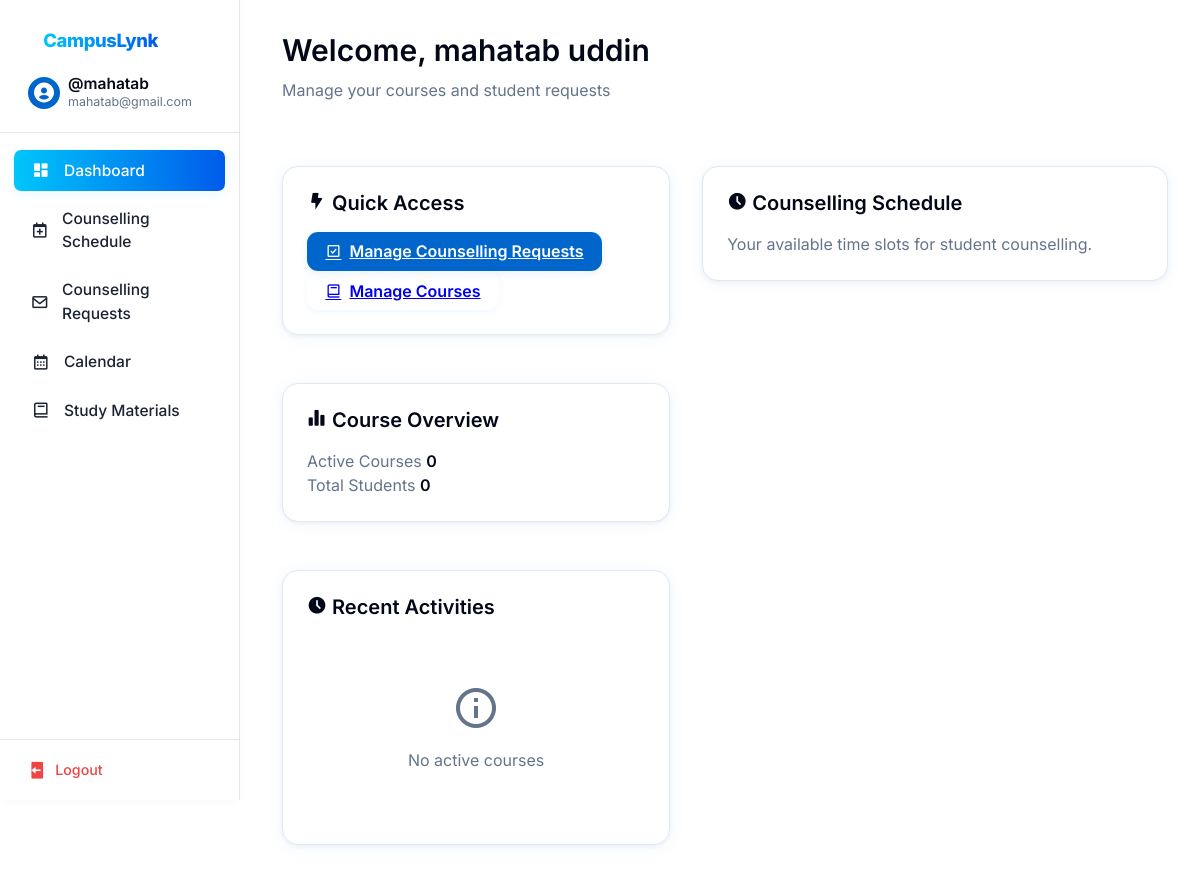
/faculty_dashboard.php (signed in), run on the app's committed database.
### tables this page shows
CREATE TABLE `users` (
  `id` int(11) NOT NULL,
  `username` varchar(255) NOT NULL,
  `email` varchar(255) NOT NULL,
  `password` varchar(255) NOT NULL,
  `role` enum('student','faculty','admin') NOT NULL,
  `name` varchar(255) NOT NULL
);

### faculty_dashboard.php (the view, shortened to what this page needs)
<?php
try {
    $database = new Database();
    $db = $database->getConnection();
    $query = $db->prepare("SELECT * FROM users WHERE email = ? AND role = 'faculty'");
    $query->execute([$_SESSION['useremail']]);
    $faculty = $query->fetch(PDO::FETCH_ASSOC);
    $courses_query = "SELECT * FROM course_schedules WHERE faculty_name = ?";
    $courses_stmt = $db->prepare($courses_query);
    $courses_stmt->execute([$faculty['name']]);
    $courses = $courses_stmt->fetchAll(PDO::FETCH_ASSOC);
    $students_query = "SELECT COUNT(DISTINCT section, course_code) as total FROM course_schedules WHERE faculty_name = ?";
    $students_stmt = $db->prepare($students_query);
    $students_stmt->execute([$faculty['name']]);
    $total_students = $students_stmt->fetch(PDO::FETCH_ASSOC)['total'];
} catch (PDOException $e) {
    header("Location: login.php?error=Database Error: " . urlencode($e->getMessage()));
    exit();
}
?>
<!DOCTYPE html>
<html lang="en">
<head>
    <link href='https://unpkg.com/boxicons@2.1.4/css/boxicons.min.css' rel='stylesheet'>
    <link rel="stylesheet" href="css/base.css">
    <link rel="stylesheet" href="css/layout.css">
    <link rel="stylesheet" href="css/components.css">
    <link rel="stylesheet" href="css/dashboard.css">
    <link rel="stylesheet" href="css/faculty.css">
</head>
<body class="dashboard-page">
    <div class="dashboard-container">
        <?php include 'sidebar.php'; ?>
        <main class="main-content">
            <section class="welcome-section">
                <h1>Welcome, <?php echo htmlspecialchars($faculty['name']); ?></h1>
                <p class="text-muted">Manage your courses and student requests</p>
            </section>
            <div class="dashboard-grid" style="display: grid; grid-template-columns: 1fr 1.2fr; gap: 2rem; align-items: start;">
                <div class="content-stack" style="display: flex; flex-direction: column; gap: 1.5rem;">
                    <div class="card">
                        <h2 class="text-xl font-semibold mb-4"><i class='bx bxs-bolt'></i> Quick Access</h2>
                        <div class="space-y-4">
                            <a href="faculty_counselling_requests.php" class="btn btn-primary w-full">
                                <i class='bx bx-check-square'></i> Manage Counselling Requests
                            </a>
                            <a href="manage_courses.php" class="btn btn-secondary w-full">
                                <i class='bx bx-book'></i> Manage Courses
                            </a>
                        </div>
                    </div>
                    <div class="card">
                        <h2 class="text-xl font-semibold mb-4"><i class='bx bxs-bar-chart-alt-2'></i> Course Overview</h2>
                        <div class="space-y-4">
                            <div class="flex justify-between items-center">
                                <span class="text-muted">Active Courses</span>
                                <span class="font-semibold"><?php echo count($courses); ?></span>
                            </div>
                            <div class="flex justify-between items-center">
                                <span class="text-muted">Total Students</span>
                                <span class="font-semibold"><?php echo $total_students; ?></span>
                            </div>
                        </div>
                    </div>
                    <div class="card">
                        <h2 class="text-xl font-semibold mb-4"><i class='bx bxs-time-five'></i> Recent Activities</h2>
                        <div class="space-y-4">
                            <?php if (!empty($courses)): ?>
                                <?php foreach (array_slice($courses, 0, 3) as $course): ?>
                                    <div class="flex items-center space-x-4">
                                        <div class="flex-1">
                                            <h3 class="font-semibold"><?php echo htmlspecialchars($course['name']); ?></h3>
                                            <p class="text-sm text-muted"><?php echo htmlspecialchars($course['code']); ?></p>
                                        </div>
                                    </div>
                                <?php endforeach; ?>
                            <?php else: ?>
                                <div class="empty-state">
                                    <i class='bx bx-info-circle'></i>
                                    <p class="text-muted">No active courses</p>
                                </div>
                            <?php endif; ?>
                        </div>
                    </div>
                </div>
                <div class="content-stack" style="display: flex; flex-direction: column; gap: 1.5rem;">
                    <div class="card">
                        <h2 class="text-xl font-semibold mb-4"><i class='bx bxs-time-five'></i> Counselling Schedule</h2>
                        <p class="text-muted mb-4">Your available time slots for student counselling.</p>
                    </div>
                </div>
            </div>
        </main>
    </div>
</body>
</html>

### sidebar.php (shortened to what this page needs)
<?php
try {
    $sidebar_database = new Database();
    $sidebar_db = $sidebar_database->getConnection();
    $sidebar_query = $sidebar_db->prepare("SELECT * FROM users WHERE email = ?");
    $sidebar_query->execute([$_SESSION['useremail']]);
    $sidebar_user = $sidebar_query->fetch(PDO::FETCH_ASSOC);
} catch (PDOException $e) {
    header("Location: login.php?error=Database Error: " . urlencode($e->getMessage()));
    exit();
}
$current_page = basename($_SERVER['PHP_SELF']);
$role = $sidebar_user['role'];
?>
<link href='https://unpkg.com/boxicons@2.1.4/css/boxicons.min.css' rel='stylesheet'>
<aside class="sidebar">
    <div class="sidebar-header">
        <div class="logo-and-title-div">
            <div class="sidebar-brand">
                <a href="index.php" class="navbar-brand sidebar-logo"><span>CampusLynk</span></a>
            </div>
        </div>
        <a href="<?php echo $role === 'faculty' ? 'faculty_dashboard.php' : ($role === 'admin' ? 'admin_dashboard.php' : 'profile.php'); ?>" class="user-info">
            <div class="user-avatar">
                <i class='bx bxs-user-circle'></i>
            </div>
            <div class="user-details">
                <h3 class="user-name"><?php echo '@' . htmlspecialchars($sidebar_user['username']); ?></h3>
                <p class="user-email"><?php echo htmlspecialchars($sidebar_user['email']); ?></p>
            </div>
        </a>
    </div>
    <div class="sidebar-content">
        <ul class="nav-links">
            <?php if ($role === 'admin'): ?>
                <li>
                    <a href="admin_dashboard.php" class="nav-link <?php echo $current_page === 'admin_dashboard.php' ? 'active' : ''; ?>">
                        <i class='bx bxs-dashboard'></i>
                        <span>Dashboard</span>
                    </a>
                </li>
                <li>
                    <a href="admin_dataimport.php" class="nav-link <?php echo $current_page === 'admin_dataimport.php' ? 'active' : ''; ?>">
                        <i class='bx bxs-file-import'></i>
                        <span>Upcoming Class Import</span>
                    </a>
                </li>
                <li>
                    <a href="admin_exam_import.php" class="nav-link <?php echo $current_page === 'admin_exam_import.php' ? 'active' : ''; ?>">
                        <i class='bx bxs-calendar-event'></i>
                        <span>Exam Schedule Importer</span>
                    </a>
                </li>
                <li>
                    <a href="admin_class_schedule.php" class="nav-link <?php echo $current_page === 'admin_class_schedule.php' ? 'active' : ''; ?>">
                        <i class='bx bx-calendar'></i>
                        <span>Ongoing Class Schedule</span>
                    </a>
                </li>
                <li>
                    <a href="admin_users.php" class="nav-link <?php echo $current_page === 'admin_users.php' ? 'active' : ''; ?>">
                        <i class='bx bxs-user-detail'></i>
                        <span>User Management</span>
                    </a>
                </li>
                <li>
                    <a href="admin_event_management.php" class="nav-link <?php echo $current_page === 'admin_event_management.php' ? 'active' : ''; ?>">
                        <i class='bx bx-calendar-plus'></i>
                        <span>Event Management</span>
                    </a>
                </li>
                <li>
                    <a href="admin_review_materials.php" class="nav-link <?php echo $current_page === 'admin_review_materials.php' ? 'active' : ''; ?>">
                        <i class='bx bx-task'></i>
                        <span>Review Materials</span>
                    </a>
                </li>
                <li>
                    <a href="admin_settings.php" class="nav-link <?php echo $current_page === 'admin_settings.php' ? 'active' : ''; ?>">
                        <i class='bx bxs-cog'></i>
                        <span>Settings</span>
                    </a>
                </li>
            <?php elseif ($role === 'faculty'): ?>
                <li>
                    <a href="faculty_dashboard.php" class="nav-link <?php echo $current_page === 'faculty_dashboard.php' ? 'active' : ''; ?>">
                        <i class='bx bxs-dashboard'></i>
                        <span>Dashboard</span>
                    </a>
                </li>
                <li>
                    <a href="faculty_counselling_schedule.php" class="nav-link <?php echo $current_page === 'faculty_counselling_schedule.php' ? 'active' : ''; ?>">
                        <i class='bx bx-calendar-plus'></i>
                        <span>Counselling Schedule</span>
                    </a>
                </li>
                <li>
                    <a href="faculty_counselling_requests.php" class="nav-link <?php echo $current_page === 'faculty_counselling_requests.php' ? 'active' : ''; ?>">
                        <i class='bx bx-envelope'></i>
                        <span>Counselling Requests</span>
                    </a>
                </li>
                <li>
                    <a href="faculty_counselling_calendar.php" class="nav-link <?php echo $current_page === 'faculty_counselling_calendar.php' ? 'active' : ''; ?>">
                        <i class='bx bx-calendar'></i>
                        <span>Calendar</span>
                    </a>
                </li>
                <li>
                    <a href="study-materials.php" class="nav-link <?php echo $current_page === 'study-materials.php' ? 'active' : ''; ?>">
                        <i class='bx bx-book'></i>
                        <span>Study Materials</span>
                    </a>
                </li>
            <?php endif; ?>
        </ul>
    </div>
    <div class="sidebar-footer">
        <?php
        $logout_url = 'logout.php';
        if (isset($_SESSION['role'])) {
            switch ($_SESSION['role']) {
                case 'faculty':
                    $logout_url = 'faculty_logout.php';
                    break;
            }
        }
        ?>
        <a href="<?php echo $logout_url; ?>" class="logout-btn">
            <i class='bx bxs-log-out'></i>
            <span>Logout</span>
        </a>
    </div>
</aside>

### css/base.css (style rules this page uses)
:root { --background: #ffffff; --foreground: #020817; --card: #ffffff; --card-foreground: #020817; --popover: #ffffff; --popover-foreground: #020817; --primary: #0066cc; --primary-foreground: #ffffff; --secondary: #f1f5f9; --secondary-foreground: #0f172a; --muted: #f1f5f9; --muted-foreground: #64748b; --accent: #f1f5f9; --accent-foreground: #0f172a; --destructive: #ef4444; --destructive-foreground: #ffffff; --success: #16a34a; --success-foreground: #ffffff; --border: #e2e8f0; --input: #e2e8f0; --ring: #0066cc; --spacing-1: 0.25rem; --spacing-2: 0.5rem; --spacing-3: 0.75rem; --spacing-4: 1rem; --spacing-5: 1.25rem; --spacing-6: 1.5rem; --spacing-8: 2rem; --spacing-10: 2.5rem; --spacing-12: 3rem; --radius-sm: 0.125rem; --radius: 0.5rem; --radius-md: 0.75rem; --radius-lg: 1rem; --shadow-sm: 0 1px 2px rgba(0, 0, 0, 0.05); --shadow: 0 1px 3px rgba(0, 0, 0, 0.1), 0 1px 2px rgba(0, 0, 0, 0.06); --shadow-md: 0 4px 6px -1px rgba(0, 0, 0, 0.1), 0 2px 4px -1px rgba(0, 0, 0, 0.06); --shadow-lg: 0 10px 15px -3px rgba(0, 0, 0, 0.1), 0 4px 6px -2px rgba(0, 0, 0, 0.05); }
* { margin: 0; padding: 0; box-sizing: border-box; font-family: 'Inter', sans-serif; }
body { background-color: var(--background); color: var(--foreground); line-height: 1.5; }
h1, h2, h3, h4, h5, h6 { font-weight: 600; line-height: 1.25; margin-bottom: var(--spacing-4); }
h1 { font-size: 2.25rem; }
h2 { font-size: 1.875rem; }
h3 { font-size: 1.5rem; }
.text-muted { color: var(--muted-foreground); }
.font-semibold { font-weight: 600; }
.text-xl { font-size: 1.25rem; }

### css/components.css (style rules this page uses)
.card { background: rgba(255,255,255,0.92); border-radius: 1.25rem; box-shadow: 0 2px 16px 0 rgba(0,124,240,0.07), 0 1.5px 4px 0 rgba(0,0,0,0.04); color: var(--foreground); border: 1px solid var(--border); padding: 1.25rem 1rem; margin-bottom: 1.5rem; transition: box-shadow 0.18s, background 0.18s; }
.btn, .btn-primary, .btn-outline, .btn-glass { display: inline-flex; align-items: center; justify-content: center; padding: 0.48rem 1.15rem; font-size: 1rem; font-weight: 600; border-radius: 0.7rem; border: none; outline: none; box-shadow: 0 1.5px 6px 0 rgba(0,124,240,0.07); transition: background 0.18s, color 0.18s, box-shadow 0.18s, border 0.18s, outline 0.18s; cursor: pointer; gap: 0.5rem; min-width: 96px; user-select: none; }
.btn-primary { background: var(--primary); color: #fff !important; border: none; box-shadow: 0 2px 8px 0 rgba(0,124,240,0.10); }
.empty-state { text-align: center; padding: 3rem 1.5rem; color: var(--muted-foreground); }
.empty-state i { font-size: 3rem; margin-bottom: 1rem; color: var(--muted-foreground); }

### css/dashboard.css (style rules this page uses)
.content-stack { display: flex; flex-direction: column; gap: 1.5rem; margin-top: 2rem; }
.dashboard-grid { display: grid; grid-template-columns: repeat(auto-fit, minmax(300px, 1fr)); gap: 1.5rem; margin-top: 2rem; }
.card { background: var(--background); border: 1px solid var(--border); border-radius: var(--radius-lg); padding: 1.5rem; }
.welcome-section { margin-bottom: 2rem; }
.welcome-section h1 { font-size: 1.875rem; font-weight: 600; color: var(--foreground); margin-bottom: 0.5rem; }
.text-muted { color: var(--muted-foreground); }
body, .main-content, .card, .quick-access-card, .overview-card { -webkit-font-smoothing: antialiased; -moz-osx-font-smoothing: grayscale; }

### css/faculty.css (style rules this page uses)
.empty-state { grid-column: 1 / -1; text-align: center; padding: 3rem 1.5rem; }
.empty-state i { font-size: 3rem; color: var(--muted-foreground); margin-bottom: 1rem; }

### data on the page
users: username "mahatab", email "mahatab@gmail.com", name "mahatab uddin"

### other printed values
count($courses) "0"
$total_students "0"
